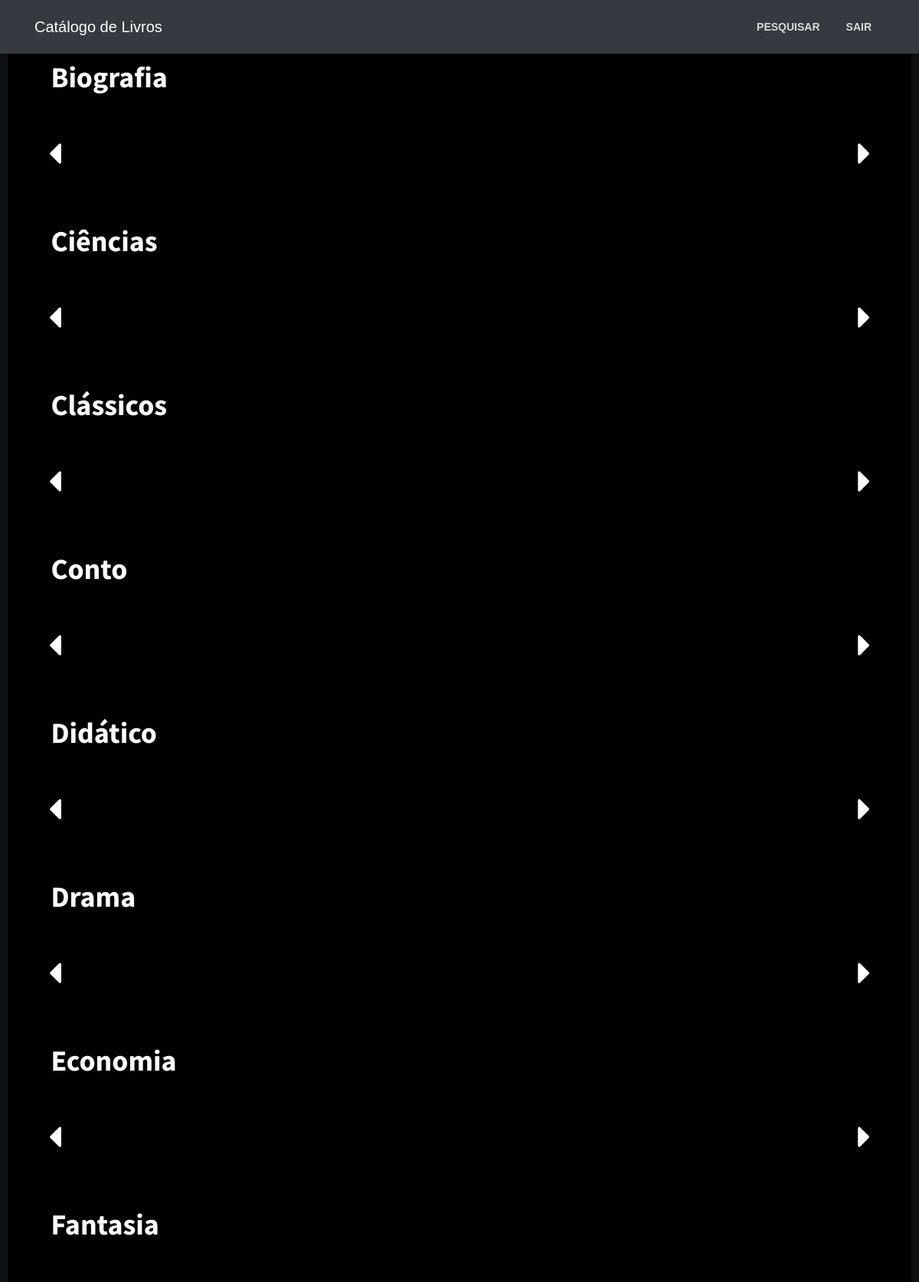
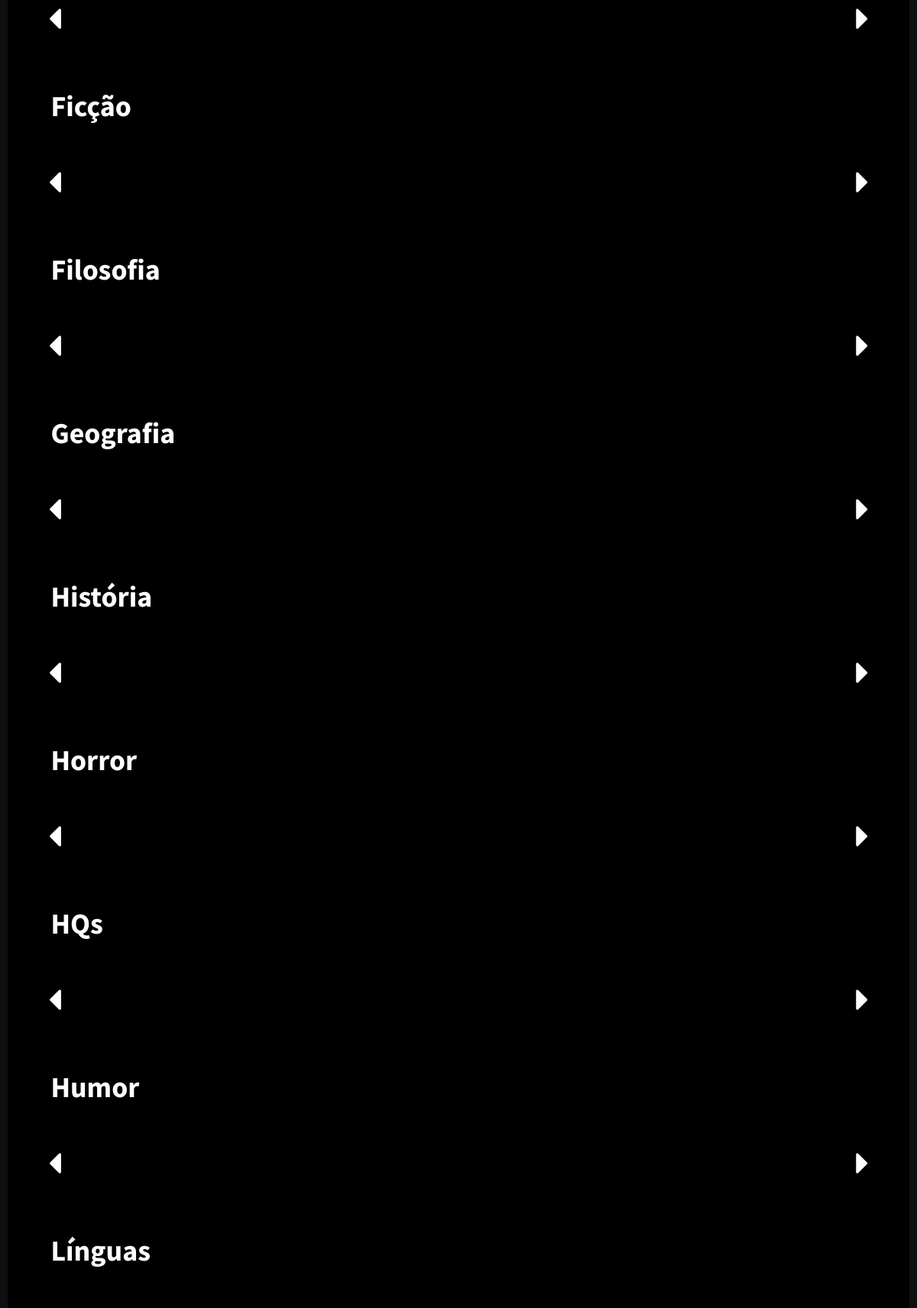
/Home/Home_View.php (upper part), run on the app's committed database (2 pictures, top to bottom).
### tables this page shows
create table genero(
 id INT NOT NULL PRIMARY KEY AUTO_INCREMENT,
 nome VARCHAR (20) NOT NULL
 );

### Adicao_de_livros/AdLivro_Model.php (called while the page is built, shortened)
<?php
function mostra_generos(){
    $conn = get_connection();
    $sql="SELECT * FROM genero ORDER BY nome ASC";
    $result=mysqli_query($conn, $sql);
    $generos = [];
    while ($dados=mysqli_fetch_array($result)){
        $genero["id"]=$dados["id"];
        $genero["nome"]=$dados["nome"];
        array_push($generos, $genero);
    }
    return $generos;
}
?>

### Home/Home_Ctrl.php (called while the page is built, shortened)
<?php
require "../Adicao_de_livros/AdLivro_Model.php";
if (isset($_SESSION['email'])){
$ordem=Preferencia_Usuario($_SESSION['email']);
$lista=lista($_SESSION['id']);
} else {$ordem=mostra_generos();}

### Home/Home_View.php (the view, shortened to what this page needs)
<html>
<?php
      require "Home_Ctrl.php";
?>
<head>
  <link href="vendor/bootstrap/css/bootstrap.min.css" rel="stylesheet">
  <link rel="stylesheet" href="css/bootstrap.min.css">
  <link rel="stylesheet" href="css/style.css">
  <link rel="stylesheet" href="selectstyle.css">
  <link rel="stylesheet" type="text/css" href="assets/css/main.css">
  <link rel="stylesheet" type="text/css" href="assets/css/responsive.css">
</head>
<body>
  <nav class="navbar navbar-expand-lg navbar-dark bg-dark fixed-top">
    <div class="container">
      <a class="navbar-brand" href="#">Catálogo de Livros</a>
      <div class="collapse navbar-collapse" id="navbarResponsive">
        <ul class="navbar-nav ml-auto">
          <li class="nav-item">
            <a class="nav-link" href="../Pesquisa_de_livros/Pesquisa_View.php">Pesquisar
            </a>
          </li>
          <li class="nav-item">
            <a class="nav-link" href="../Sair.php">Sair</a>
          </li>
        </ul>
      </div>
    </div>
  </nav>
  <div class="contain">
    <?php
      foreach($ordem as $genero) {
    ?>
    <div class="slider">
      <h3><?php echo $genero['nome']?></h3>
      <span onmouseover="scrollEsquerda(<?php echo $genero['id']?>)" onmouseout="clearScroll(<?php echo $genero['id']?>)" class="handle handlePrev active">
        <i class="fa fa-caret-left" aria-hidden="true"></i>
      </span>
      <div id="<?php echo 'scroller-'.$genero['id']?>" class="row">
      </div>
      <span onmouseover="scrollDireita(<?php echo $genero['id']?>)" onmouseout="clearScroll()"  class="handle handleNext active">
        <i class="fa fa-caret-right" aria-hidden="true"></i>
      </span>
    </div>
    <?php
      }
    ?>
<br><br><br><br>
</body>
</html>

### Home/css/style.css (style rules this page uses)
body, html { padding: 0 10px; margin: 0; background: #0e0f11; color: #ecf0f1; font-family: Poppins-Regular, sans-serif; min-height: 100vh; display: -webkit-box; display: -ms-flexbox; display: flex; -webkit-box-orient: horizontal; -webkit-box-direction: normal; -ms-flex-direction: row; flex-direction: row; -webkit-box-align: center; -ms-flex-align: center; align-items: center; width: 100%; }
* { box-sizing: border-box; }
a:link, a:hover, a:active, a:visited { -webkit-transition: color 150ms; transition: color 150ms; color: #95a5a6; text-decoration: none; }
.contain { width: 100%; margin-top: 5%; margin-bottom: 5%; }
.slider { height: 214px; position: relative; margin: 0; padding: 0 4%; -ms-touch-action: pan-y; touch-action: pan-y; }
.slider h3 { position: absolute; top: 22px; z-index: 30; left: 4%; }
.slider .handle.handlePrev { left: 11px; }
.slider .handle.handleNext { right: 11px; }
.slider .handle.active { cursor: pointer; }
.slider .handle { position: absolute; top: 0; height: 251px; bottom: 0; z-index: 20; width: 7%; text-align: center; -webkit-box-pack: center; -webkit-justify-content: center; -moz-box-pack: center; -ms-flex-pack: center; justify-content: center; display: -webkit-box; display: -webkit-flex; display: -moz-box; display: -ms-flexbox; display: flex; color: #fff; }
.fa { font-size: 46px; margin-top: 120px; }
.row { overflow: hidden; }

### Home/assets/css/main.css (style rules this page uses)
html { overflow-x: hidden; }
body { background:black; font-size: 14px; font-weight: 400; font-family: Poppins-Regular, sans-serif;; color: white; line-height: 25px; }
h1, h2, h3, h4 { font-size: 38px; font-weight: 700; font-family: "Source Sans Pro", sans-serif; }
a { -webkit-transition: all 0.2s linear; -moz-transition: all 0.2s linear; -o-transition: all 0.2s linear; transition: all 0.2s linear; }
ul, ol { list-style: outside none none; margin: 0; padding: 0; }
ul li, ol li { list-style: none; }
.navbar-brand { position: relative; padding: 0px; }
.navbar-expand-lg .navbar-nav .nav-link { color: rgb(218, 218, 218); font-weight: 700; padding: 0 17px; margin-top: 15px; margin-bottom: 15px; line-height: 40px; text-transform: uppercase; cursor: pointer; background: transparent; -webkit-transition: all 0.3s ease-in-out; -moz-transition: all 0.3s ease-in-out; transition: all 0.3s ease-in-out; }
.navbar { padding: 0; }

### data on the page
genero: nome "Biografia"
genero: nome "Ciências"
genero: nome "Clássicos"
genero: nome "Conto"
genero: nome "Didático"
genero: nome "Drama"
genero: nome "Economia"
genero: nome "Fantasia"
genero: nome "Ficção"
genero: nome "Filosofia"
genero: nome "Geografia"
genero: nome "História"
genero: nome "Horror"
genero: nome "HQs"
genero: nome "Humor"
genero: nome "Línguas"
